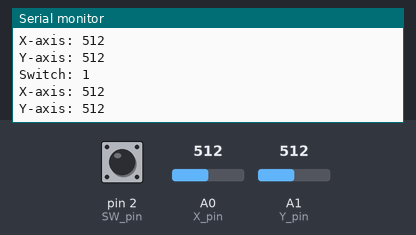
The sketch below on a simulated Arduino Uno, built with avr-gcc and run on an emulated ATmega328P. Parts: the last lines printed to the serial monitor. Inputs (shaded band) come from the test bench; at power-on: A0 (X_pin) = 512, A1 (Y_pin) = 512, pin 2 (SW_pin) HIGH.

Above: at 1.3 s.
1.4 s: A0 (X_pin) set to 716
At 1.81 s:
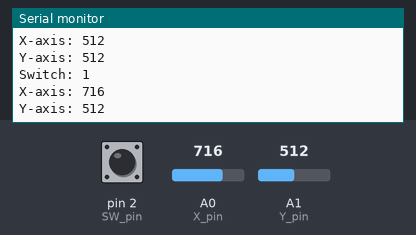
2.9 s: A1 (Y_pin) set to 716
At 3.31 s:
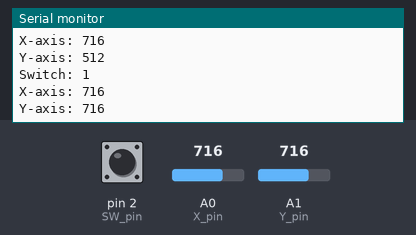
4.4 s: pin 2 (SW_pin) pulled LOW for 0.6 s
6.5 s: A0 (X_pin) set to 900
At 6.82 s:
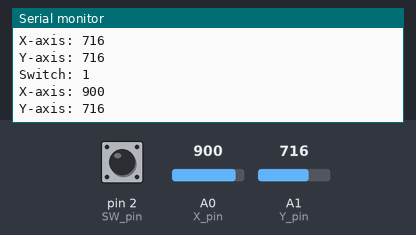
8.0 s: A1 (Y_pin) set to 900
At 8.32 s:
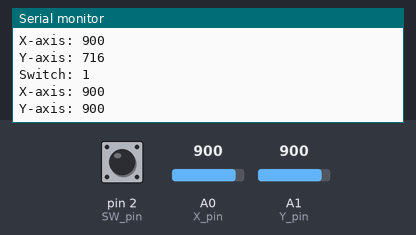
Timing chart, 0 to 10.5 s (numbered marks = the images above; inputs shaded):
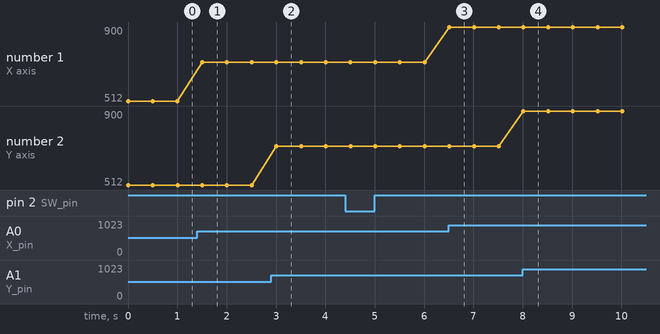

The sketch:

Joystick.ino
```cpp
// HOW TO ADD A JOYSTICK TO CONTROL YOUR ROBOTIC SYSTEMS:
// Joysticks can move to left(0) to right(1024) (ANALOG pin will control position in X).
// They can also move from down (1024) to up (0) (another ANALOG pin will control position in Y).
// Finally, Joysticks can be pressed, acting as if they were a button or a switch (making a DIGITAL pin will 0 or 1)

// HOW TO CONNECT THE JOYSTICK:
// GND pin to Arduino GND.
// 5V pin to Arduino 5V.
// VRx pin to Arduino ANALOG A0 (controls position in X).
// VRy pin to Arduino ANALOG A1 (controls position in Y).
// SW pin (which stands for "switch") to Arduino DIGITAL 9 (to know if the button is pressed or not).

// Constants:

const int SW_pin = 2; //DIGITAL pin connected to switch output.
const int X_pin = 0; //ANALOG pin connected to X output.
const int Y_pin = 1; //ANALOG pin connected to Y output.

void setup() {
  pinMode(SW_pin, INPUT);
  digitalWrite(SW_pin, HIGH);
  Serial.begin(115200);
}

void loop() {
  Serial.print("Switch: ");
  Serial.print(digitalRead(SW_pin));
  Serial.print("\n"); //To leave one line empty ("print to new line" order).
  Serial.print("X-axis: ");
  Serial.print(analogRead(X_pin));
  Serial.print("\n"); //To leave one line empty ("print to new line" order).
  Serial.print("Y-axis: ");
  Serial.print(analogRead(Y_pin));
  Serial.print("\n\n"); //To leave one line empty ("print to new line" order).
  delay(500);
}
```

Measured:
- after the input at 1.4 s, the serial monitor: prints a new line after 0.10 s (image 1)
- after the input at 2.9 s, the serial monitor: prints a new line after 0.11 s (image 2)
- after the input at 6.5 s, the serial monitor: prints a new line at once (image 3)
- after the input at 8.0 s, the serial monitor: prints a new line at once (image 4)
- plotted number 1: 512 → 716 after the input at 1.4 s, 716 → 900 after the input at 6.5 s
